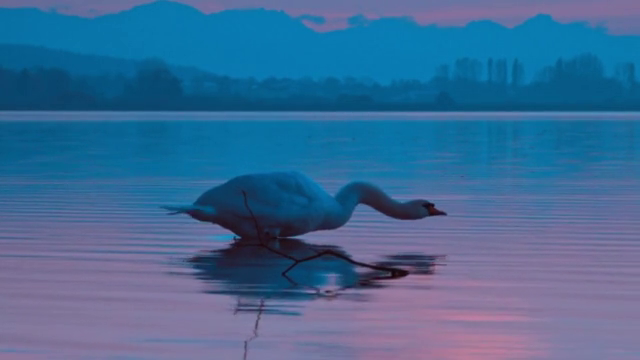
#> input picture frame 35 of AI/Motion/Swan - 1646.mp4, 640 x 360 px, given in place of the camera
$ jupyter execute --allow-errors '7_How To Be Invisible_.ipynb'   (shell and % lines are left out)   (text cells are left out)
#> lines starting #> are read from the running program, lines starting #| are printed output that depends on the picture
[cell 1]

import IPython
IPython.Application.instance().kernel.do_shutdown(True)

[cell 2]
import numpy as np
import cv2

[cell 3]
def detect_func(frame, background):

    hsv_image = cv2.cvtColor(frame, cv2.COLOR_RGB2HSV)
    #Using the below code snippet, we will assign the values of sensitivity, Hue, and range for blue color.
    sensitivity = 20
    H_Value = 20
    light_blue = np.array([H_Value - sensitivity, 60, 60])
    dark_blue = np.array([H_Value + sensitivity, 255, 255])

    #In the above implementation, we have used blue color values you can replace with another color just by changing those values

    #Using the below code snippet, we will use morphing techniques to create the mask for the blue-colored region.
    create_mask = cv2.inRange(hsv_image, light_blue, dark_blue)
    kernel_size = 15
    kernel = np.ones((kernel_size, kernel_size), np.uint8)
    closing = cv2.morphologyEx(create_mask, cv2.MORPH_CLOSE, kernel)
    contours, _ = cv2.findContours(closing, cv2.RETR_EXTERNAL, cv2.CHAIN_APPROX_SIMPLE)
    sorted = sorted(contours, key=cv2.contourArea, reverse=True)[:5]
    mask = cv2.fillPoly(np.zeros((500, 500, 3), dtype=np.uint8), pts =[cont_sorted[0]], color=(255,255,255))

    #In the above implementation, the bigger sized kernel gives fewer gaps on the image

    #In the below code snippet, we will use the cv2.fillPoly function to merge the mask and background frames which displays the final output.
    object_mask = cv2.fillPoly(frame, pts =[cont_sorted[0]], color=(0,0,0))
    background = np.bitwise_and(contour_mask, background)
    final_img = cv2.bitwise_or(object_mask, background)
    return final_img

[cell 4]
cap = cv2.VideoCapture(0)
ret, background = cap.read()
#> background is the input picture: shape (360, 640, 3); mean B, G, R 149.7, 106.4, 62.7
background = cv2.resize(background, (500, 500))
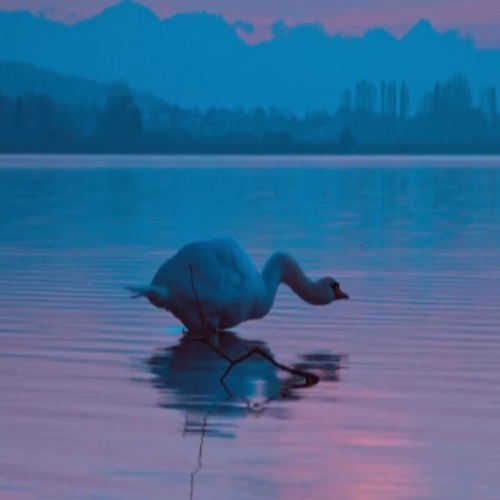
#> background: shape (500, 500, 3); mean B, G, R 149.6, 106.3, 62.6
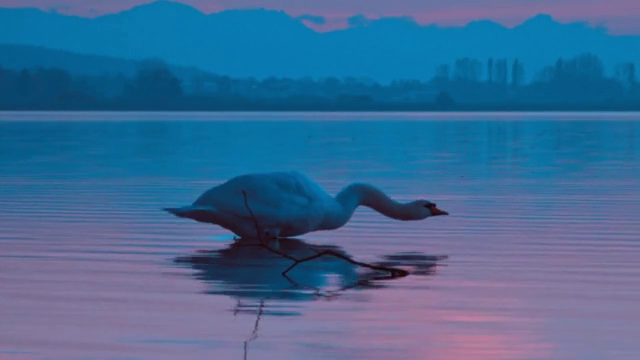
#> input picture frame 36 of AI/Motion/Swan - 1646.mp4, 640 x 360 px, given in place of the camera
#> further down, frame is the input picture: shape (360, 640, 3); mean B, G, R 149.3, 106.2, 62.5
cv2.imshow('back_img', background)
cv2.waitKey(0)
cv2.destroyAllWindows()

[cell 5]
fourcc = cv2.VideoWriter_fourcc(*'MP4V')
output = cv2.VideoWriter('output.mp4', fourcc, 30.0, (500,500))
#> (the rest of this cell did not finish here and is left out)

$ run again, starting later in the video
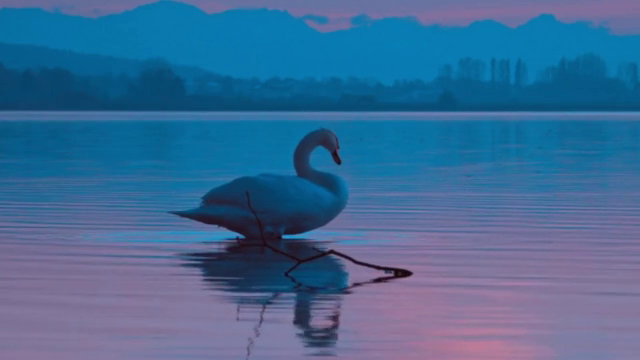
#> input picture frame 158 of AI/Motion/Swan - 1646.mp4, 640 x 360 px, given in place of the camera
#> background is the input picture: shape (360, 640, 3); mean B, G, R 149.6, 106.4, 62.8
#> `background = cv2.resize(background, (500, 500))`:
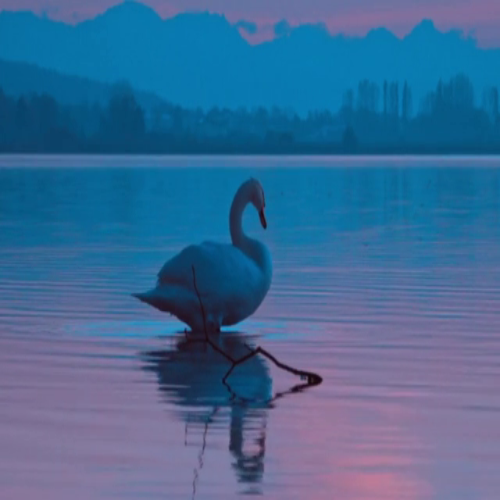
#> background: shape (500, 500, 3); mean B, G, R 149.5, 106.3, 62.7
#> frame: shape (500, 500, 3)

$ run again, starting later in the video
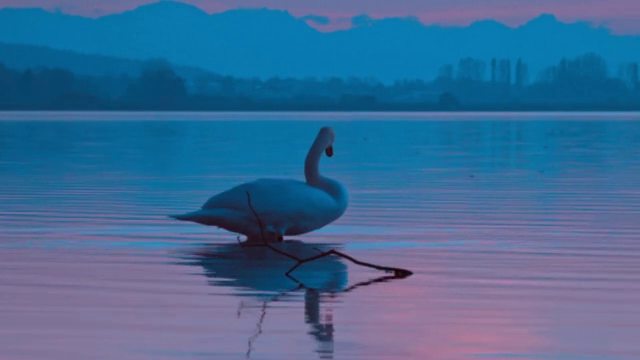
#> input picture frame 282 of AI/Motion/Swan - 1646.mp4, 640 x 360 px, given in place of the camera
#> background is the input picture: shape (360, 640, 3); mean B, G, R 149.8, 106.6, 62.7
#> `background = cv2.resize(background, (500, 500))`:
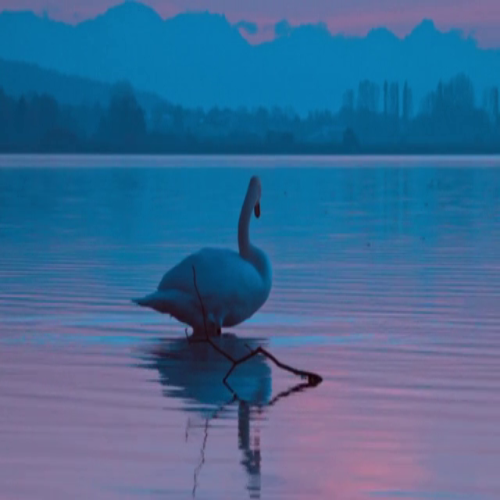
#> background: shape (500, 500, 3); mean B, G, R 149.7, 106.5, 62.6
#> frame: shape (500, 500, 3)
